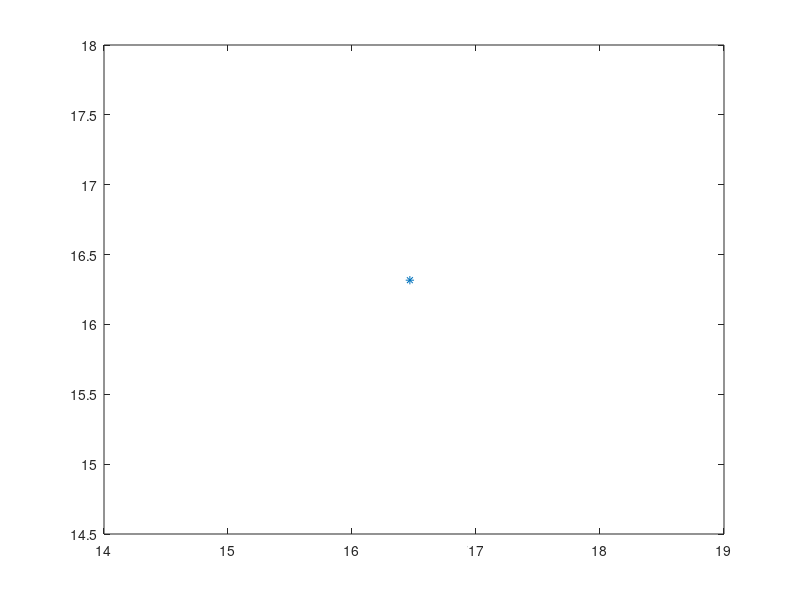

This chart was generated by the following MATLAB code:
%CCRegression
data = csvread('CCData.csv');

picTime = data(:,3)+((.01*data(:,4))*(1/.6))
OCCTime = data(:,5)+((.01*data(:,6))*(1/.6))
plot(picTime,OCCTime,'*')
